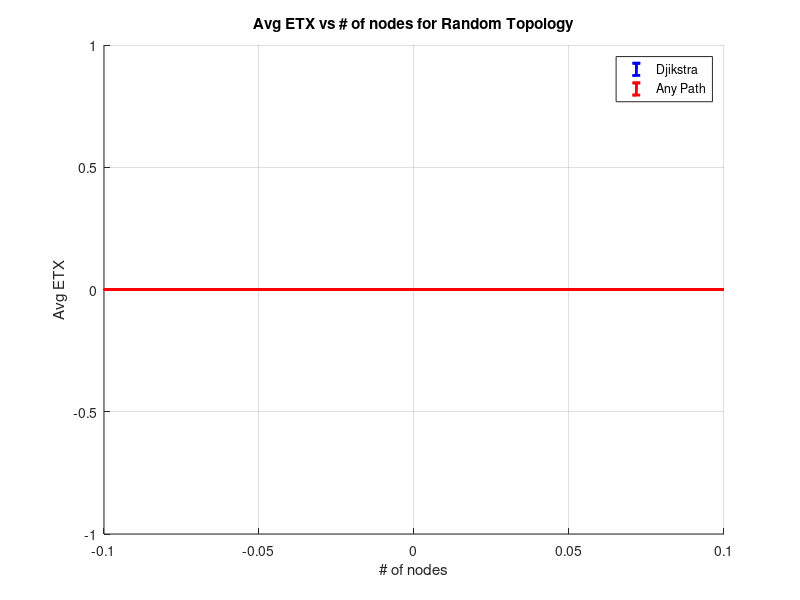

This chart was generated by the following MATLAB code:
%Project # 2 for EE597
%authors: Mohit Aggarwal and Prathamesh Khedekar

size=12;                        %this variable plays controls the # of nodes
avgETX=zeros(size,1);           %variable to hold Avg ETX in case of Dijkstra
anyPathAvgETX=zeros(size,1);    %variable to hold Avg ETX for any path routing
EI=zeros(size,1);
anypathEI=zeros(size,1);
B=zeros(size,1);

for K=8:size
    N=K*K;   %# of wireless nodes for grid topology only
    try
    [topo , prM] = LinkLayerModel(2,N,4.7,3.2,3,3); % '1' == Grid Topology
    catch err
        disp(err.identifier);   %if link layer model throws an error the 
                                %error message will be displayed here
        break;
    end
    
    %before calculating the anypath routes replace any value smaller than
    %1e-5 to '0' in the prM matrix
    for a=1:N
        for b=1:N
            if prM(a,b) < 1e-8
                prM(a,b)=0;
            end
        end
    end
    
    etx=zeros((N*N):1);         % preparing ETX vector
    x=zeros((N*N):1);
    y=zeros((N*N):1);
    k=1;
   
    for i=1:N
        for j=1:N
            etx(k)=1/prM(i,j);  % calculating ETX vector
            x(k)=i;
            y(k)=j;
            k=k+1;
        end
    end

    % creating sparse matrix
    DG=sparse(x, y, etx);
    cost=zeros(N,1);
    
    %calculating shortest path using dijkstra algotrihtm
    %iterating so that each node in the topology will get a chance to play
    %source node
    for b=1:N
        [dist,path,pred] = graphshortestpath(DG,b);
        cost(b)=mean(dist);
    end
    %calculating 95% confidence interval
    m=mean(cost);
    [H P C stat]=ttest(cost,m,0.05);
    EI(K)=stat.sd;
    B(K)=N;
    avgETX(K)=mean(cost);  %finally calculating avgETX value for given
                                %#of nodes
    
                                
                                
                                
    %----------------------------------------------------------------%
    %calculating shortest anypath route using Laufer et al algorithm
    %we are assuming node#1 to the destination node, and initializing the
    %algorithm
    
    %iterate over the number of nodes present in the topology such that
    %each node will get chance to act as destination
    anypathCost=zeros(N,1);
    %before calculating the anypath routes replace any value smaller than
    %1e-5 to '0' in the prM matrix
    for a=1:N
        for b=1:N
            if a==b
                prM(a,b)=-1;
            end
        end
    end
    
    for b=1:N
        [Di Fi]=AnyPath(prM,b);
        %calculate the avg any path ETX for given number of nodes
        Di(Di==Inf)=0;
        anypathCost(b)=mean(Di);
    end
    
    %calculating 95% confidence interval
    m=mean(anypathCost);
    [H P C stat]=ttest(anypathCost,m,0.05);
    anypathEI(K)=stat.sd;
    anyPathAvgETX(K)=mean(anypathCost);     %finally calculating anyPathAvgETX 
                                            %value for given #of nodes
end
    
hold on;
% for uniform and random topologies we are starting the simulation from 36
% nodes hence we have to cut down the initial part of vector which
% contains all zeros
p=errorbar(B(8:size),avgETX(8:size),EI(8:size));
q=errorbar(B(8:size),anyPathAvgETX(8:size),anypathEI(8:size));

%p=errorbar(B,avgETX,EI);
%q=errorbar(B,anyPathAvgETX,anypathEI);
grid on;
set(p,'Color','Blue','LineWidth',2);
set(q,'Color','Red','LineWidth',2);
title('Avg ETX vs # of nodes for Random Topology');
xlabel('# of nodes');
ylabel('Avg ETX');
legend('Djikstra', 'Any Path');